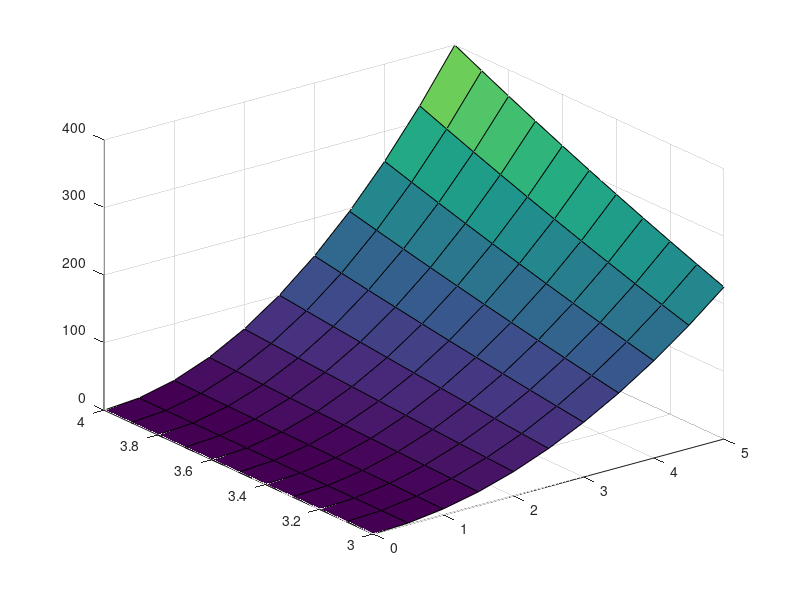
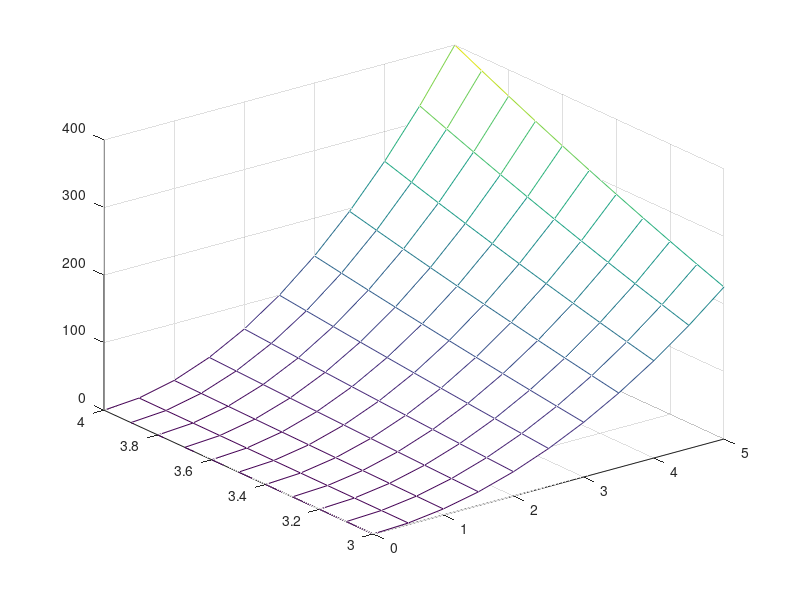

The MATLAB source for these figures, in order:
% GRAFICA DE z = x^2*y^2
% Creamos el mallado para (x,y) en [0,5]x[3,4]
x = 0:0.5:5;
y = 3:0.1:4;
[Mx,My]= meshgrid(x,y);
% Se aplica la función declarada ELEMENTO
% A ELEMENTO A los puntos de la malla
f=@(x,y) (x.^2).*(y.^2);
Mz=f(Mx,My);
% Dibujamos la superficie definida por
% los puntos Mx, My, Mz
figure
surf(Mx,My,Mz)
% Ahora solo el mallado
figure
mesh(Mx,My,Mz)
